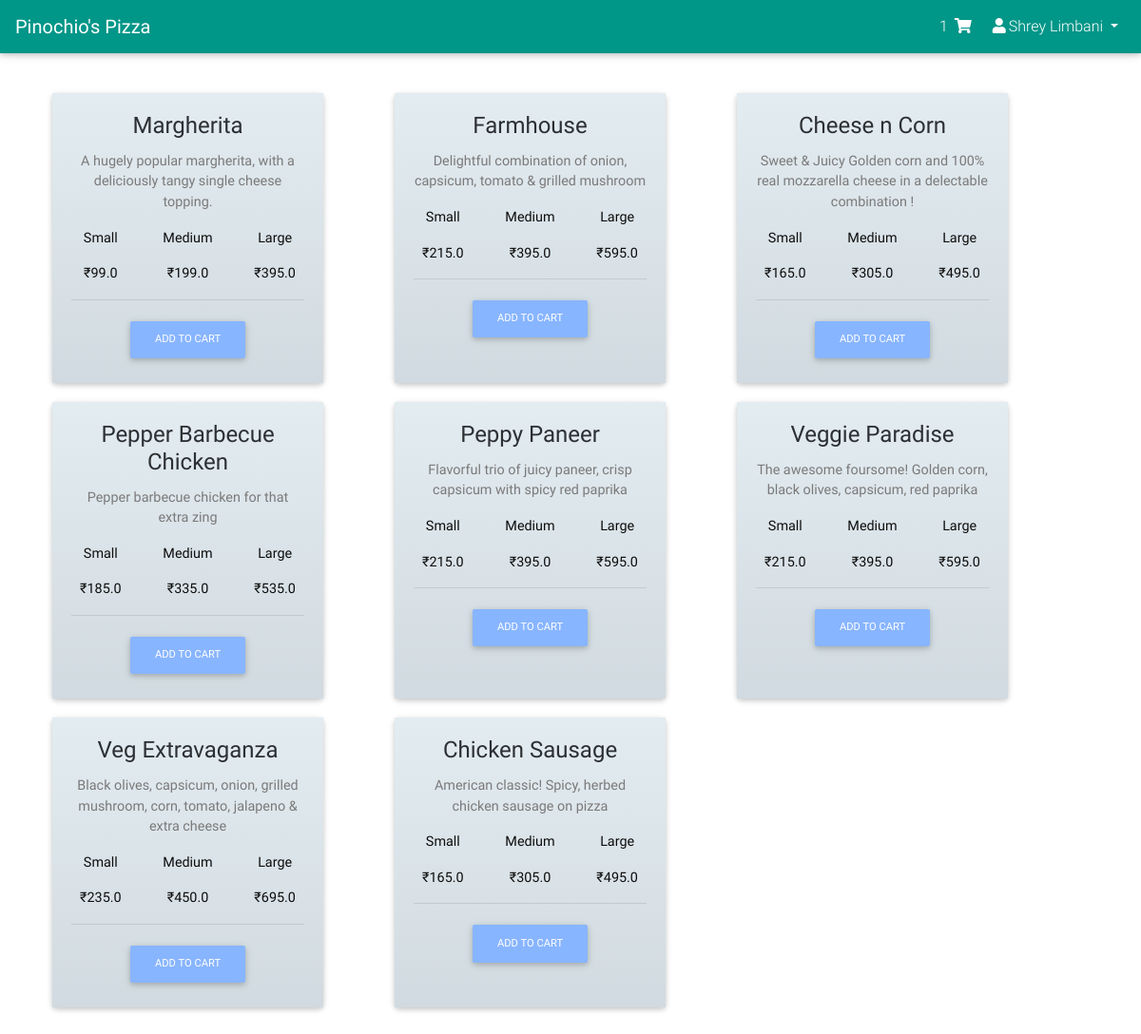
Page /home (signed in) on the committed database.
### orders/models.py (models this page shows, shortened)
class Pizza(models.Model):
    name = models.CharField(max_length=64)
    description = models.CharField(max_length=100)
    small_price = models.FloatField(max_length=5, default=0)
    medium_price = models.FloatField(max_length=5, default=0)
    large_price = models.FloatField(max_length=5, default=0)

### orders/views.py (the view)
# urls.py: path("home", views.home, name="home"),
@login_required
def home(request):
    pizzas = Pizza.objects.all()
    toppings = Topping.objects.all()
    try:
        cart_orders_count = Order.objects.filter(user_id=request.user, status=3).count()
    except Order.DoesNotExist:
        cart_orders_count = 0
    context = {
        "pizzas": pizzas,
        "orders": cart_orders_count,
        "toppings": toppings
    }
    return render(request, "orders/home.html", context)

### orders/templates/orders/home.html (shortened to what this page needs)
{% extends 'base.html' %}
{% load static %}
{% block css %}
    <link href="{% static 'css/home.css' %}" rel="stylesheet">
{% endblock %}
{% block body %}
    <header>
      <nav class="navbar fixed-top navbar-expand-lg navbar-dark teal">
        <a class="navbar-brand" href="{% url 'home' %}"><strong>Pinochio's Pizza</strong></a>
        <div class="collapse navbar-collapse" id="navbarSupportedContent-333">
            <ul class="navbar-nav ml-auto nav-flex-icons">
              <li class="nav-item">
                <a class="nav-link waves-effect waves-light" href="{% url 'cart' %}">{{ orders }}
                    <i class="fas fa-shopping-cart"></i>
                </a>
              </li>
              <li class="nav-item dropdown">
                <a class="nav-link dropdown-toggle" id="navbarDropdownMenuLink-333" data-toggle="dropdown"
                  aria-haspopup="true" aria-expanded="false">
                  <i class="fas fa-user"></i>{{ user.first_name }} {{ user.last_name }}
                </a>
              </li>
            </ul>
        </div>
      </nav>
    </header>
    <main class="text-center py-5">
      <div class="container">
        <div class="row">
                {% for pizza in pizzas %}
                <div class="card gradient-card col-lg-3 col-md-6 col-sm-8">
                    <div class="card-body heavy-rain-gradient"  id="{{ pizza.id }}">
                        <h4 class="card-title">{{ pizza.name }}</h4>
                        <p class="card-text">{{ pizza.description }}</p>
                        <div class="row">
                            <div class="col-4">
                                <p class="card-text" style="color:black;">Small</p>
                                <p class="card-text" style="color:black;" id="{{ pizza.id }}_small_price">₹{{ pizza.small_price }}</p>
                            </div>
                            <div class="col-4">
                                <p class="card-text" style="color:black;">Medium</p>
                                <p class="card-text" style="color:black;" id="{{pizza.id}}_medium_price">₹{{ pizza.medium_price }}</p>
                            </div>
                            <div class="col-4">
                                <p class="card-text" style="color:black;">Large</p>
                                <p class="card-text" style="color:black;" id="{{pizza.id}}_large_price">₹{{ pizza.large_price }}</p>
                            </div>
                        </div>
                        <hr>
                        <button type="button" class="btn btn-light-blue btn-md add_to_cart"
                                data-toggle="modal" data-target="#toppingModalMd">
                            Add to cart
                        </button>
                    </div>
                </div>
                {% endfor %}
        </div>
      </div>
    </main>
{% endblock %}

### orders/static/css/home.css (style rules this page uses)
html, body { height: 100%; background: url("../img/pizza-home-wallpaper.jpg")no-repeat center; background-size: 100%; background-attachment: fixed; }
header,.view { height: 5%; }
.card { margin-left:25px; margin-right:50px; margin-top:10px; margin-bottom:10px; opacity: 0.95; padding: 0px; }
.card-text { color:black; }

### rows in the picture
Pizza: name "Margherita", description "A hugely popular margherita, with a deliciously tangy single cheese topping.", small_price "99.0", medium_price "199.0", large_price "395.0"
Pizza: name "Farmhouse", description "Delightful combination of onion, capsicum, tomato & grilled mushroom", small_price "215.0", medium_price "395.0", large_price "595.0"
Pizza: name "Cheese n Corn", description "Sweet & Juicy Golden corn and 100% real mozzarella cheese in a delectable combination !", small_price "165.0", medium_price "305.0", large_price "495.0"
Pizza: name "Pepper Barbecue Chicken", description "Pepper barbecue chicken for that extra zing", small_price "185.0", medium_price "335.0", large_price "535.0"
Pizza: name "Peppy Paneer", description "Flavorful trio of juicy paneer, crisp capsicum with spicy red paprika", small_price "215.0", medium_price "395.0", large_price "595.0"
Pizza: name "Veggie Paradise", description "The awesome foursome! Golden corn, black olives, capsicum, red paprika", small_price "215.0", medium_price "395.0", large_price "595.0"
Pizza: name "Veg Extravaganza", description "Black olives, capsicum, onion, grilled mushroom, corn, tomato, jalapeno & extra cheese", small_price "235.0", medium_price "450.0", large_price "695.0"
Pizza: name "Chicken Sausage", description "American classic! Spicy, herbed chicken sausage on pizza", small_price "165.0", medium_price "305.0", large_price "495.0"

### other values in the picture
{{ orders }} "1"
{{ user.first_name }} "Shrey"
{{ user.last_name }} "Limbani"
